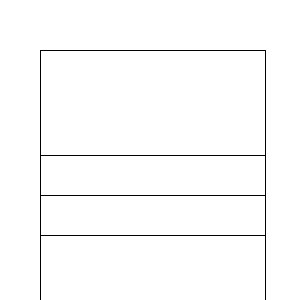
Frame 1 (no input)
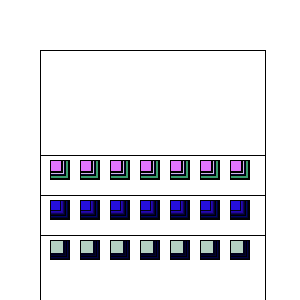
Frame 60 (the mouse pressed at the canvas centre just before this capture)
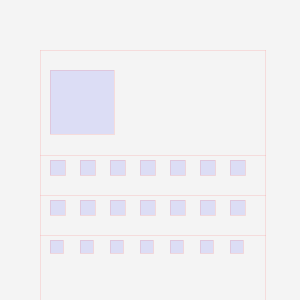
Frame 120 (the mouse held since frame 60 and released just before this capture)

The Processing sketch that drew these frames (run headless with seeded random() and noise(); from frame 60 on, the mouse is pressed at the canvas centre):

// Processing sketch: processing_36675
// ── processing_36675.pde

void setup(){
  size(300,300);
  colorMode(HSB,100);
  background(100);
  smooth();
}
float a=155;
float count = 20;
float circle;
float rndColor;
void draw(){
  if(mousePressed){
   background(a);
  a--;
  stroke(random(0,255),155,155,10);
  line(40,195,265,195);//building
  line(40,235,265,235);
  line(40,50,40,300);
  line(265,50,265,300);
  line(40,50,265,50);
  line(40,155,265,155);
  if (count < 0) {   //second floor
   rndColor = random(100);
   if(rndColor > 20){ //color
     fill(66,100,100,10);
   }else{
     fill(random(0,100),random(0,100),100);
   }
   circle = random(10,20);
   rect(50,200, circle, circle);//window1
   rect(80,200, circle, circle);
   rect(110,200, circle, circle);
   rect(140,200, circle, circle);
   rect(170,200, circle, circle);
   rect(200,200, circle, circle);
   rect(230,200, circle, circle);
  }
  if (count < -20) {  //third floor
   rndColor = random(100);
   if(rndColor > 20){ //color
     fill(66,100,100,10);
   }else{
     fill(random(0,100),random(0,100),100);
   }
   circle = random(10,20);
   rect(50,160, circle, circle);//window2
   rect(80,160, circle, circle);
   rect(110,160, circle, circle);
   rect(140,160, circle, circle);
   rect(170,160, circle, circle);
   rect(200,160, circle, circle);
   rect(230,160, circle, circle);
  }
    if (count < 20) {// first floor
   rndColor = random(100);
   if(rndColor > 20){ //color
     fill(66,100,100,10);
   }else{
     fill(random(0,100),random(0,100),100);
   }
   circle = random(10,20);
   rect(50,240, circle, circle);//window3
   rect(80,240, circle, circle);
   rect(110,240, circle, circle);
   rect(140,240, circle, circle);
   rect(170,240, circle, circle);
   rect(200,240, circle, circle);
   rect(230,240, circle, circle);
  }
    if (count < -60) {// forth floor
   rndColor = random(100);
   if(rndColor > 20){ //color
     fill(66,100,100,10);
   }else{
     fill(random(0,100),random(0,100),100);
   }
   circle = random(50,70);
   rect(50,70, circle, circle);//big window
  }
  count--;
  }
else{
  line(40,195,265,195);//building
  line(40,235,265,235);
  line(40,50,40,300);
  line(265,50,265,300);
  line(40,50,265,50);
  line(40,155,265,155);
  if (count < 0) {   //second floor
   rndColor = random(100);
   if(rndColor > 20){ //color
     fill(66,100,100,10);
   }else{
     fill(150,150,100,10);
   }
   circle = random(10,20);
   rect(50,200, circle, circle);//window1
   rect(80,200, circle, circle);
   rect(110,200, circle, circle);
   rect(140,200, circle, circle);
   rect(170,200, circle, circle);
   rect(200,200, circle, circle);
   rect(230,200, circle, circle);
  }
  if (count < -20) {  //third floor
   rndColor = random(100);
   if(rndColor > 20){ //color
     fill(66,100,100,10);
   }else{
     fill(random(0,100),random(0,100),100);
   }
   circle = random(10,20);
   rect(50,160, circle, circle);//window2
   rect(80,160, circle, circle);
   rect(110,160, circle, circle);
   rect(140,160, circle, circle);
   rect(170,160, circle, circle);
   rect(200,160, circle, circle);
   rect(230,160, circle, circle);
  }
    if (count < 20) {// first floor
   rndColor = random(100);
   if(rndColor > 20){ //color
     fill(66,100,100,10);
   }else{
     fill(random(0,100),random(0,100),100);
   }
   circle = random(10,20);
   rect(50,240, circle, circle);//window3
   rect(80,240, circle, circle);
   rect(110,240, circle, circle);
   rect(140,240, circle, circle);
   rect(170,240, circle, circle);
   rect(200,240, circle, circle);
   rect(230,240, circle, circle);
  }
    if (count < -60) {// forth floor
   rndColor = random(100);
   if(rndColor > 20){ //color
     fill(66,100,100,10);
   }else{
     fill(random(0,100),random(0,100),100);
   }
   circle = random(50,70);
   rect(50,70, circle, circle);//big window
  }
  count--;
}
}
